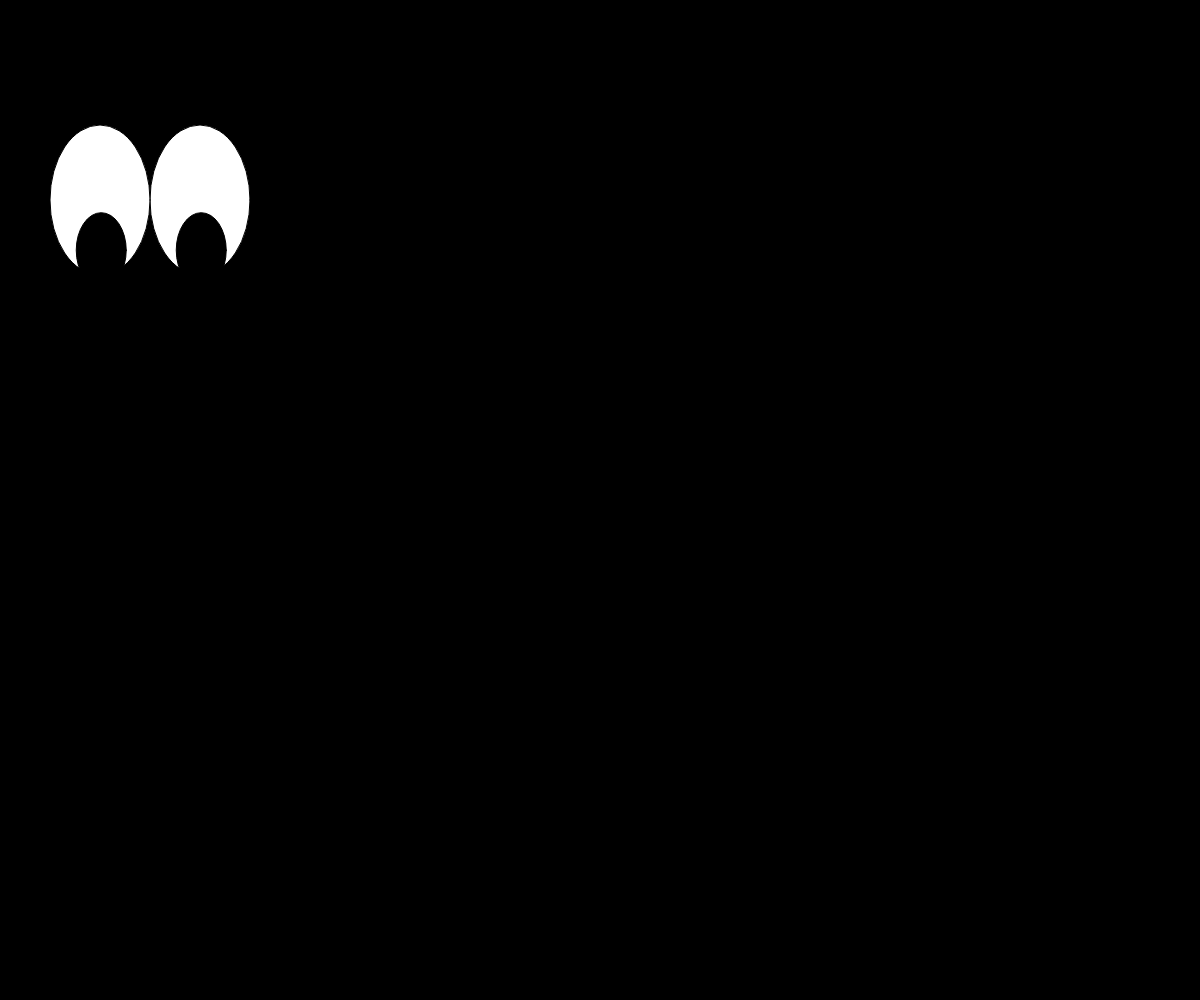
Frame 1 (no input)
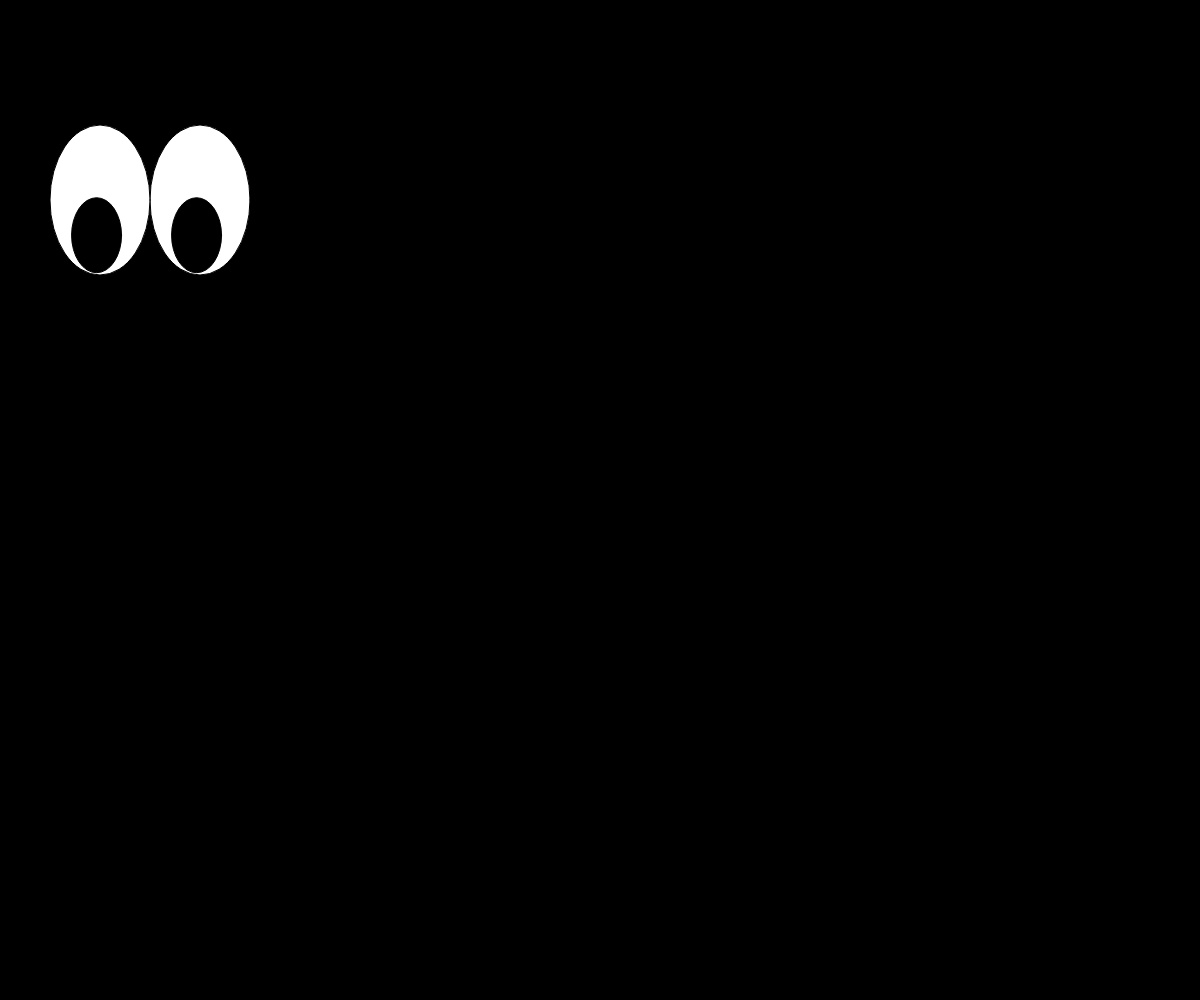
Frame 60 (no input)
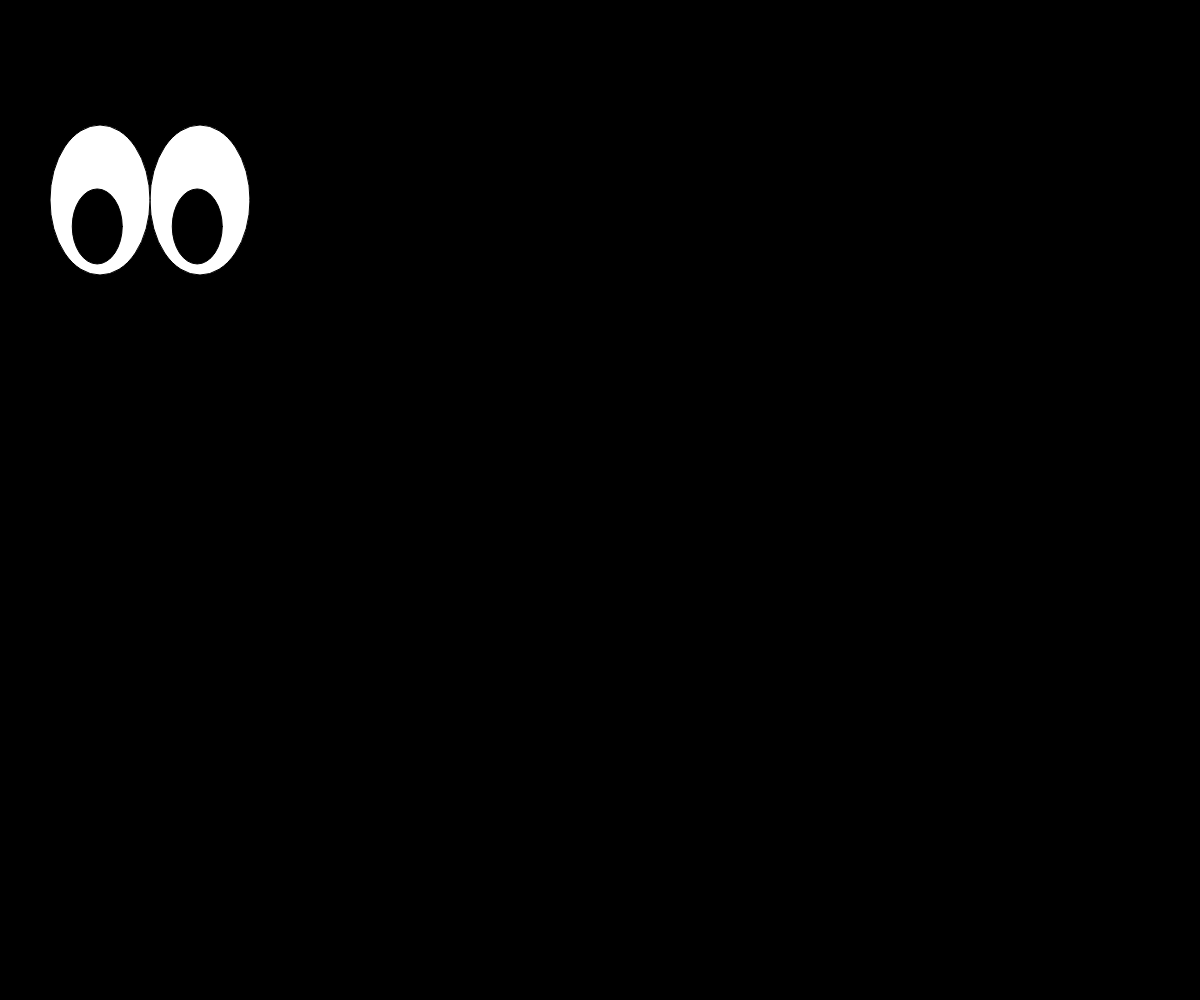
Frame 120 (the mouse pressed at the canvas centre since frame 60)

The p5.js sketch that drew these frames (run headless with seeded random() and noise() and a simulated clock; from frame 60 on, the mouse is pressed at the canvas centre):

// p5.js sketch
// ── sketch.js
// let speed = 0.005; //set speed of noise traversal
// let noiseR = 0; //noise position for radius
// let noiseT = 1000; //noise position for theta using different starting points for R and T
// //to ensure they are related

// let x = 200;
// let y = 200;

// let eyeWidth = 100;
// let eyeHeight = 150;

let eye1;
let eye2;

function setup() {
  createCanvas(windowWidth, windowHeight);
  angleMode(DEGREES);
  colorMode(HSB);

  // to make the eyes look in the same direction
  //set the r and t values to the same numbers to have them look in different directions
  //set r and t to different values

  eye1 = new EyeBall(200, 200, 100, 150, 0, 100);
  eye2 = new EyeBall(100, 200, 100, 150, 0, 100);
}

function draw() {
  background(0);
  eye1.display();
  eye2.display();
}

class EyeBall {
  constructor(x, y, w, h, r, t) {
    this.x = x;
    this.y = y;
    this.w = w; // width
    this.h = h; // height

    this.speed = 0.005;
    this.noiseR = r;
    this.noiseT = t;
  }

  display() {
    push();
    translate(this.x, this.y);

    fill(255); //set the fill to white
    ellipse(0, 0, this.w, this.h);

    let eyeTheta = noise(this.noiseT) * 360;
    let eyeXRadius = (noise(this.noiseR) * this.w) / 2;
    let eyeYRadius = (noise(this.noiseR) * this.h) / 2;

    let eyeX = cos(eyeTheta) * eyeXRadius;
    let eyeY = sin(eyeTheta) * eyeYRadius;

    fill(0); //set fill to black
    ellipse(eyeX, eyeY, this.w / 2, this.h / 2);

    this.noiseR = this.noiseR + this.speed;
    this.noiseT = this.noiseT + this.speed;
    pop();
  }
}
